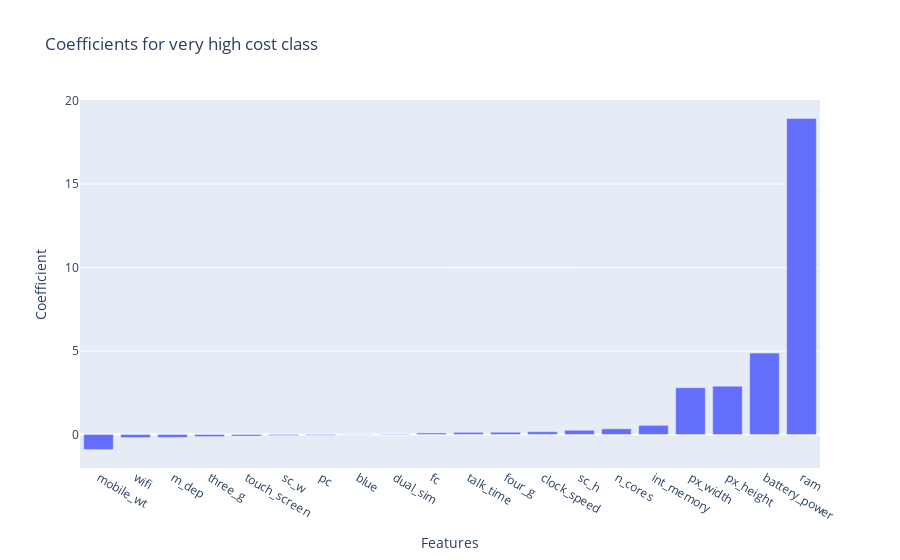

Notebook source saved alongside this figure:
### Code cell
# For very high cost class
very_high=log_features.sort_values(by=3)
fig=px.bar(very_high, x='Features', y=3, 
           title="Coefficients for very high cost class", labels={"3": 'Coefficient'})
fig.show()

### Figure 1 — Plotly figure (JSON) as saved in the notebook; plotly's stock layout.template omitted (floating-point values rounded to 4 significant figures)
{"data": [{"alignmentgroup": "True", "hovertemplate": "Features=%{x}<br>Coefficient=%{y}<extra></extra>", "legendgroup": "", "marker": {"color": "#636efa", "pattern": {"shape": ""}}, "name": "", "offsetgroup": "", "orientation": "v", "showlegend": false, "textposition": "auto", "type": "bar", "x": ["mobile_wt", "wifi", "m_dep", "three_g", "touch_screen", "sc_w", "pc", "blue", "dual_sim", "fc", "talk_time", "four_g", "clock_speed", "sc_h", "n_cores", "int_memory", "px_width", "px_height", "battery_power", "ram"], "xaxis": "x", "y": [-0.9066, -0.1861, -0.1762, -0.127, -0.09292, -0.06016, -0.04431, -0.01209, 0.02489, 0.09008, 0.1278, 0.1329, 0.1633, 0.2532, 0.3413, 0.5453, 2.803, 2.893, 4.873, 18.93], "yaxis": "y"}], "layout": {"barmode": "relative", "legend": {"tracegroupgap": 0}, "title": {"text": "Coefficients for very high cost class"}, "xaxis": {"anchor": "y", "domain": [0, 1], "title": {"text": "Features"}}, "yaxis": {"anchor": "x", "domain": [0, 1], "title": {"text": "Coefficient"}}}}
